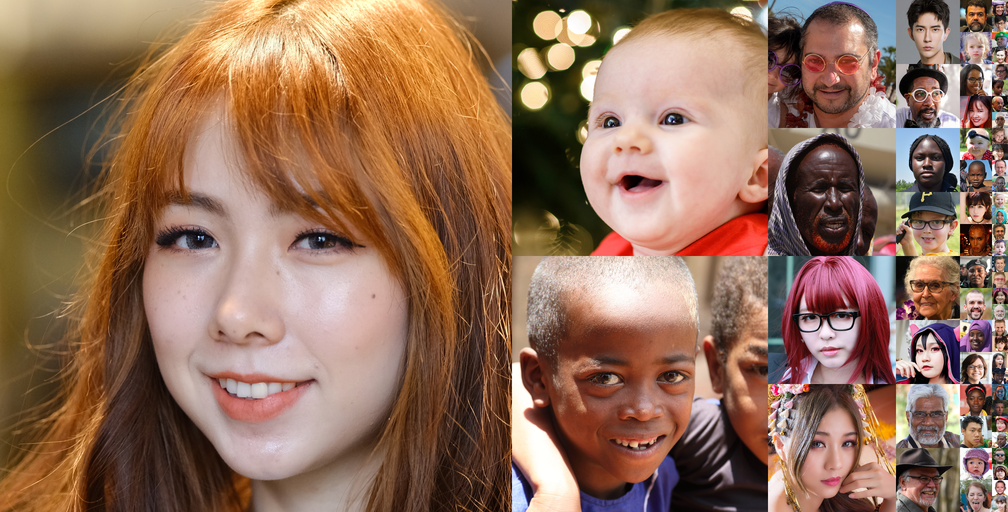
#> input picture easy.png, 1008 x 512 px
$ python face_rekognition.py
#> lines starting #> are read from the running program, lines starting #| are printed output that depends on the picture; after the words box and inside, x2 and y2 are one past the last pixel; in counts of white or black regions, pixels touching at a corner belong together
import cv2

# Loaded some pre-trained data faces frontal profile
trained_face_data = cv2.CascadeClassifier(cv2.data.haarcascades + 'haarcascade_frontalface_default.xml')
# eye_cascade = cv2.CascadeClassifier(cv2.data.haarcascades + 'haarcascade_eye.xml')
# Chosed image to detect
img = cv2.imread('easy.png')
#> img is the input picture: shape (512, 1008, 3); mean B, G, R 88.4, 109.5, 144.7
# Grayscaling
gray = cv2.cvtColor(img, cv2.COLOR_BGR2GRAY)
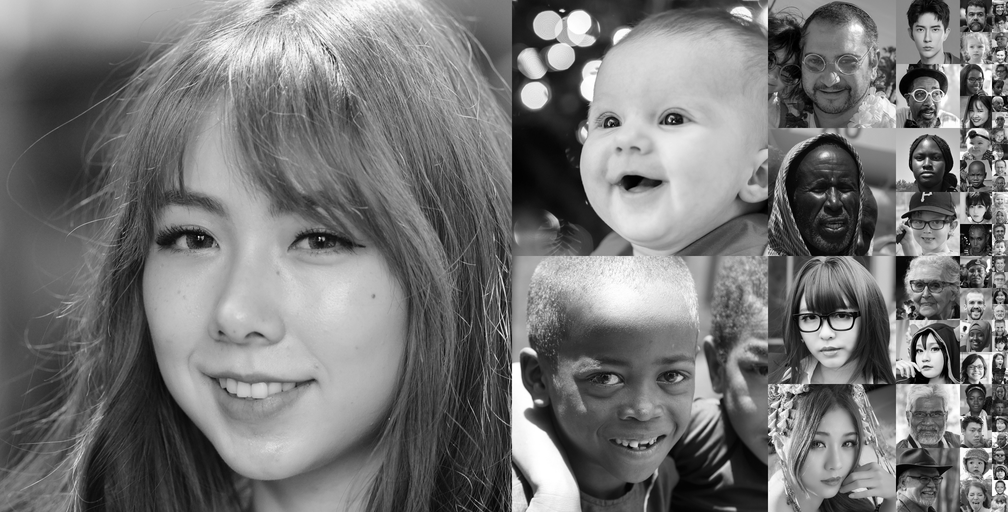
#> gray: shape (512, 1008); min 0, max 255, mean 117.6
# Detect faces
face_coordinates = trained_face_data.detectMultiScale(gray, 1.3, 4)
#> face_coordinates = [[907, 12, 44, 44], [903, 266, 50, 50], [804, 422, 59, 59], [798, 35, 75, 75], [576, 325, 142, 142], [549, 49, 181, 181], [83, 111, 356, 356]]

# Draw rectangle
for (x, y, w, h) in face_coordinates:
    img = cv2.rectangle(img, (x, y), (x + w, y + h), (255, 0, 0), 2)
    roi_gray = gray[y:y + h, x:x + w]
    roi_color = img[y:y + h, x:x + w]
#> this loop made 7 passes
#> pass 1, `img = cv2.rectangle(img, (x, y), (x + w, y + h), (255, 0, 0), 2)`:
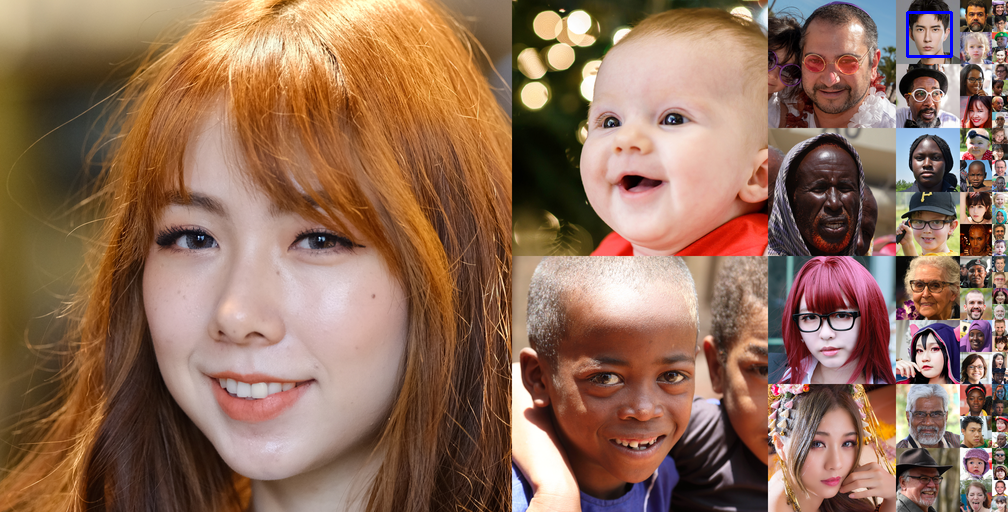
#> img: shape (512, 1008, 3); 0.1% of pixels changed, all inside (x1, y1, x2, y2) = (906, 11, 953, 58)
#> pass 1, `roi_gray = gray[y:y + h, x:x + w]`:
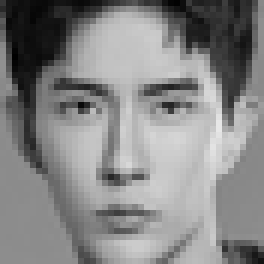
#> roi_gray: shape (44, 44) (shown 6 times larger); min 0, max 231, mean 133.5
#> pass 1, `roi_color = img[y:y + h, x:x + w]`:
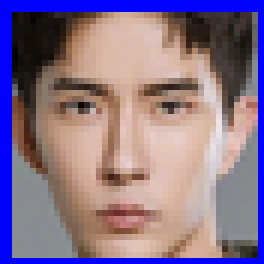
#> roi_color: shape (44, 44, 3) (shown 6 times larger); mean B, G, R 138.8, 115.1, 136.3
#> pass 2, `img = cv2.rectangle(img, (x, y), (x + w, y + h), (255, 0, 0), 2)`:
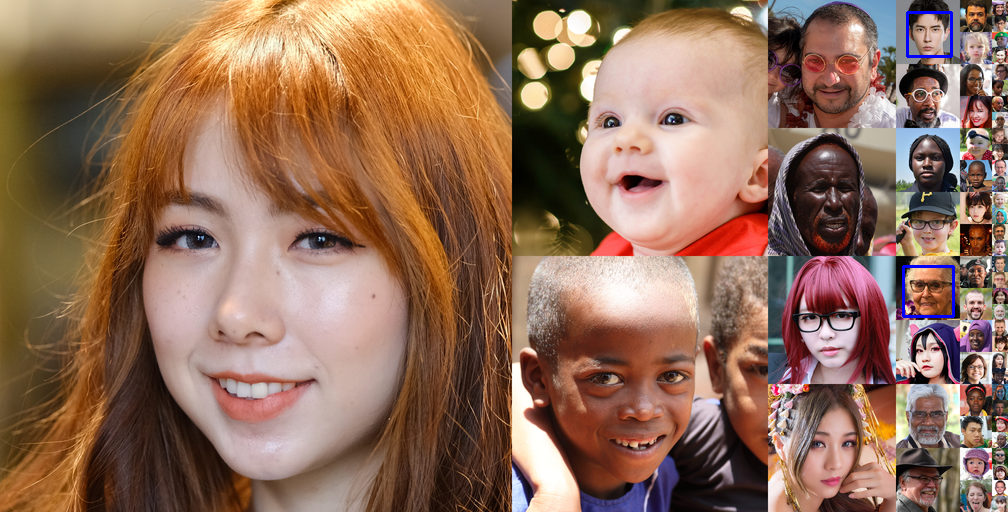
#> img: shape (512, 1008, 3); 0.12% of pixels changed, all inside (x1, y1, x2, y2) = (902, 265, 955, 318)
#> after the loop:
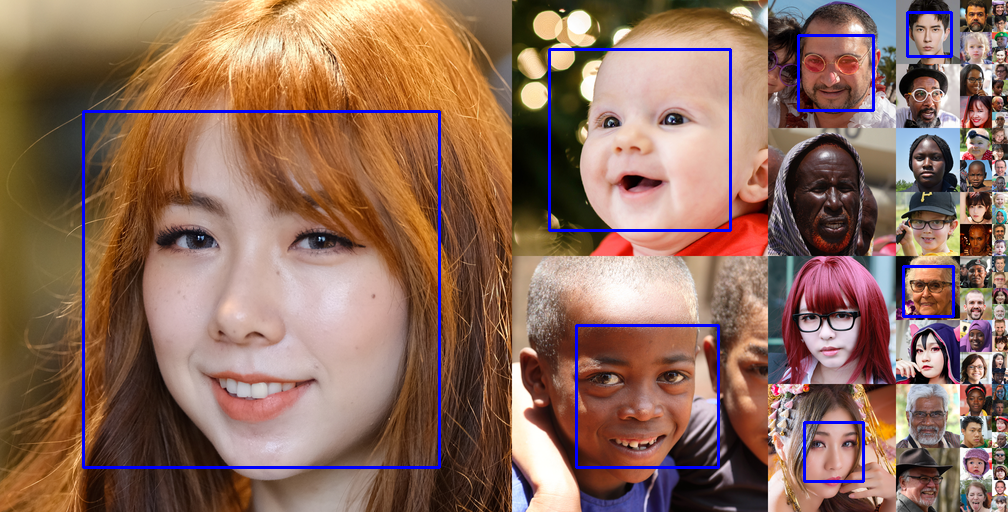
#> img: shape (512, 1008, 3); 1.89% of pixels changed, all inside (x1, y1, x2, y2) = (82, 34, 875, 483)
   # eyes = eye_cascade.detectMultiScale(roi_gray)
   # for (ex, ey, ew, eh) in eyes:
     #   cv2.rectangle(roi_color, (ex, ey), (ex + ew, ey + eh), (0, 255, 0), 2)

cv2.imshow('Faces_detected', img)
cv2.waitKey()


print("Code Complete!")
